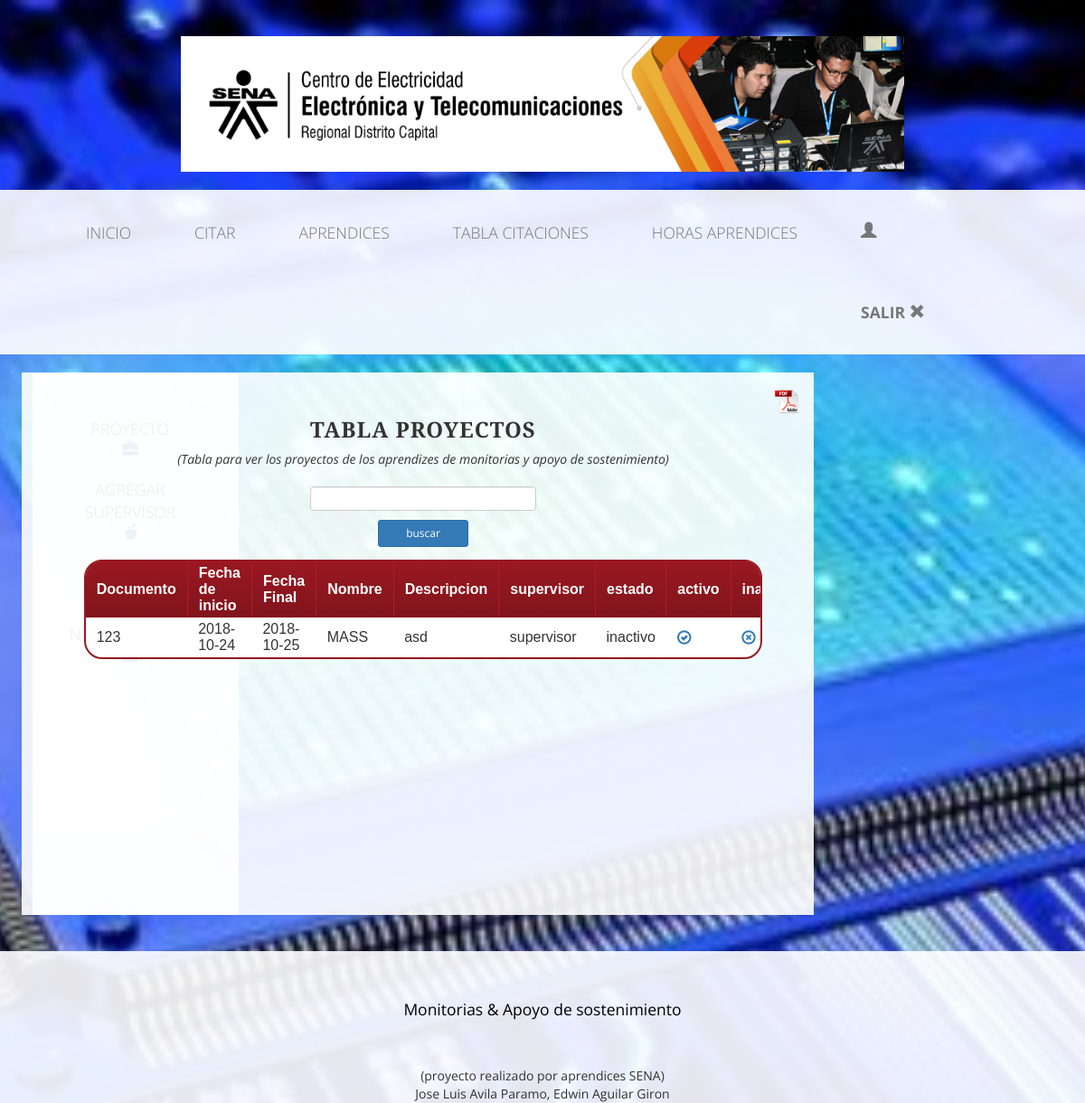
The app's page /vista/directivo/proyectoadmin.php, older data.
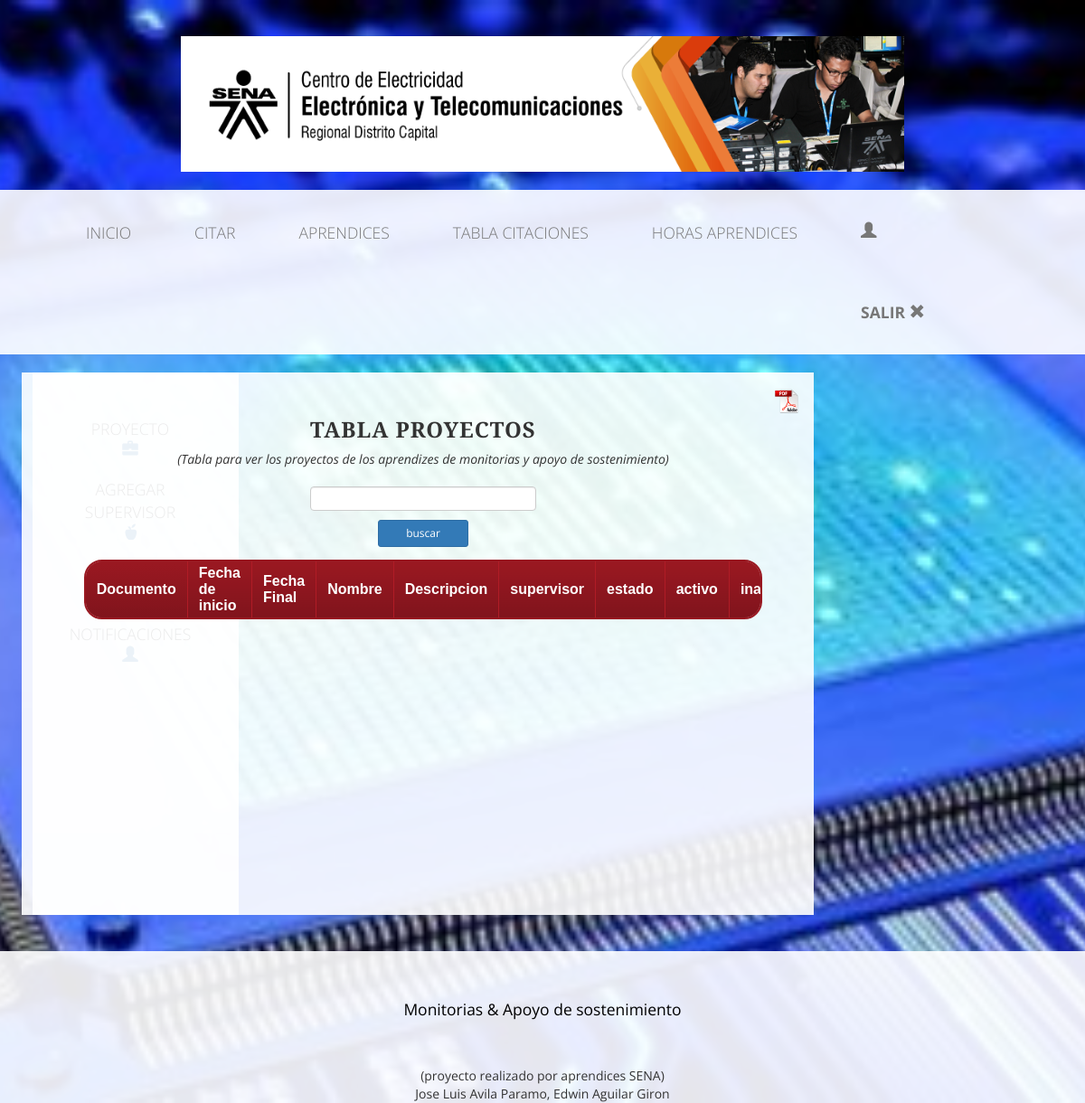
The same page, newer data.
### tables this page shows
CREATE TABLE IF NOT EXISTS `proyecto` (
  `id_proyecto` int(11) NOT NULL AUTO_INCREMENT,
  `documento` int(11) NOT NULL,
  `fechainicio` date NOT NULL,
  `fechafinal` date NOT NULL,
  `nombre` varchar(20) NOT NULL,
  `descripcion` text NOT NULL,
  `id_usuario` int(11) NOT NULL,
  `id_estado` int(11) NOT NULL,
  PRIMARY KEY (`id_proyecto`)
);

CREATE TABLE IF NOT EXISTS `usuario` (
  `id_usuario` int(11) NOT NULL AUTO_INCREMENT,
  `documento` int(12) NOT NULL,
  `id_tipoDocumento` varchar(20) NOT NULL,
  `nombre` varchar(20) NOT NULL,
  `apellido` varchar(20) NOT NULL,
  `correo` varchar(30) NOT NULL,
  `telefono` varchar(12) NOT NULL,
  `contrasena` varchar(20) NOT NULL,
  `passadmin` varchar(20) NOT NULL,
  `passsuper` varchar(20) NOT NULL,
  `id_sede` varchar(20) NOT NULL,
  `id_programa` varchar(20) NOT NULL,
  `id_ficha` varchar(20) NOT NULL,
  `id_tipoUsuario` varchar(20) NOT NULL,
  `id_rol` varchar(20) NOT NULL,
  `id_estado` varchar(20) NOT NULL,
  PRIMARY KEY (`id_usuario`)
);

CREATE TABLE IF NOT EXISTS `estado` (
  `id_estado` int(11) NOT NULL AUTO_INCREMENT,
  `nombre` varchar(20) NOT NULL,
  PRIMARY KEY (`id_estado`)
);

### vista/directivo/proyectoadmin.php (called while the page is built, shortened)
<?php
include_once'cabeceraDirecrivo.php';
?>
    <?php
include_once'contenedorDirectivo.php';
?>
<?php
include_once'../../controlador/directivoController/proyectoadminController.php';
?>
    <?php
include_once'finDirectivo.php';
?>

### controlador/class.proyecto.php (called while the page is built, shortened)
<?php
class Proyecto{
	static function verproyectos($WHERE){
		$db = new Conexion();
		$sql = "SELECT proyecto.id_proyecto, proyecto.documento, proyecto.fechainicio, proyecto.fechafinal, proyecto.nombre, proyecto.descripcion, usuario.nombre as nombresupervisor,estado.nombre as nombreestado
		FROM proyecto
		INNER JOIN usuario on proyecto.id_usuario=usuario.id_usuario
		INNER JOIN estado on proyecto.id_estado=estado.id_estado
		$WHERE";
		$datos=$db->query($sql);
        return $datos;
	}
}
?>

### controlador/directivoController/proyectoadminController.php (the view, shortened to what this page needs)
<div class="box" id="contenido">
            <center>
                <h3><strong>TABLA PROYECTOS</strong></h3>
                <em>(Tabla para ver los proyectos de los aprendizes de monitorias y apoyo de sostenimiento)</em></acronym>
                <div id="pdfico">
                <img src="../../img/pdf.png" style="Width:20%;">
                </div><br><br>
                <form name="form1" method="POST" action="<?php echo $_SERVER['PHP_SELF']; ?>" id="cdr" >
                    <p><input name="T1"  type="text" style="width:30%; height:5%" class="form-control" size="20"></p>
                    <input  name="buscar" type="submit" id="buscar" value="buscar" class="btn btn-lg btn-primary btn-block btn-sm" style="width: 100px"/>
                            </form>
                <?php
                    include_once'../../controlador/class.proyecto.php';
                    $query = Proyecto::verproyectos("");
                echo '<div class="datagrid" style="width:90%">';
                echo '<table  id="horas" >';
                echo'<thead>';
                echo "<th>Documento</th>";
                echo "<th>Fecha de inicio</th>";
                echo "<th>Fecha Final</th>";
                echo "<th>Nombre</th>";
                echo "<th>Descripcion</th>";
                echo "<th>supervisor</th>";
                echo "<th>estado</th>";
                echo "<th>activo</th>";
                echo "<th>inactivo</th>";
                    while($reg=$query->fetch_array()){
                    echo "<tr class='success'>";
                    echo "<td>";
                    echo $reg['documento'];
                    echo "</td>";
                    echo "<td>";
                    echo $reg['fechainicio'];
                    echo "</td>";
                    echo "<td>";
                    echo $reg['fechafinal'];
                    echo "</td>";
                    echo "<td>";
                    echo $reg['nombre'];
                    echo "</td>";
                    echo "<td>";
                    echo $reg['descripcion'];
                    echo "</td>";
                    echo "<td>";
                    echo $reg['nombresupervisor'];
                    echo "</td>";
                    echo "<td>";
                    echo $reg['nombreestado'];
                    echo "<td><a href='../../controlador/prueba.php?codigo=$reg[id_proyecto]&codigoaceptar=2'><span class='glyphicon glyphicon-ok-circle'></a></td>";
                    echo "<td><a href='../../controlador/prueba.php?codigo=$reg[id_proyecto]&codigocancelar=2'><span class='glyphicon glyphicon-remove-circle'></a></td>";
                    }
                    echo "</table>";
    ?>
            </center>
            <br>
            <br>
            <br />
    </center>

Row changes from the older to the newer data that the page shows:
removed proyecto: documento "123", fechainicio "2018-10-24", fechafinal "2018-10-25", nombre "MASS", descripcion "asd", id_usuario.nombre "supervisor", id_estado.nombre "inactivo"
